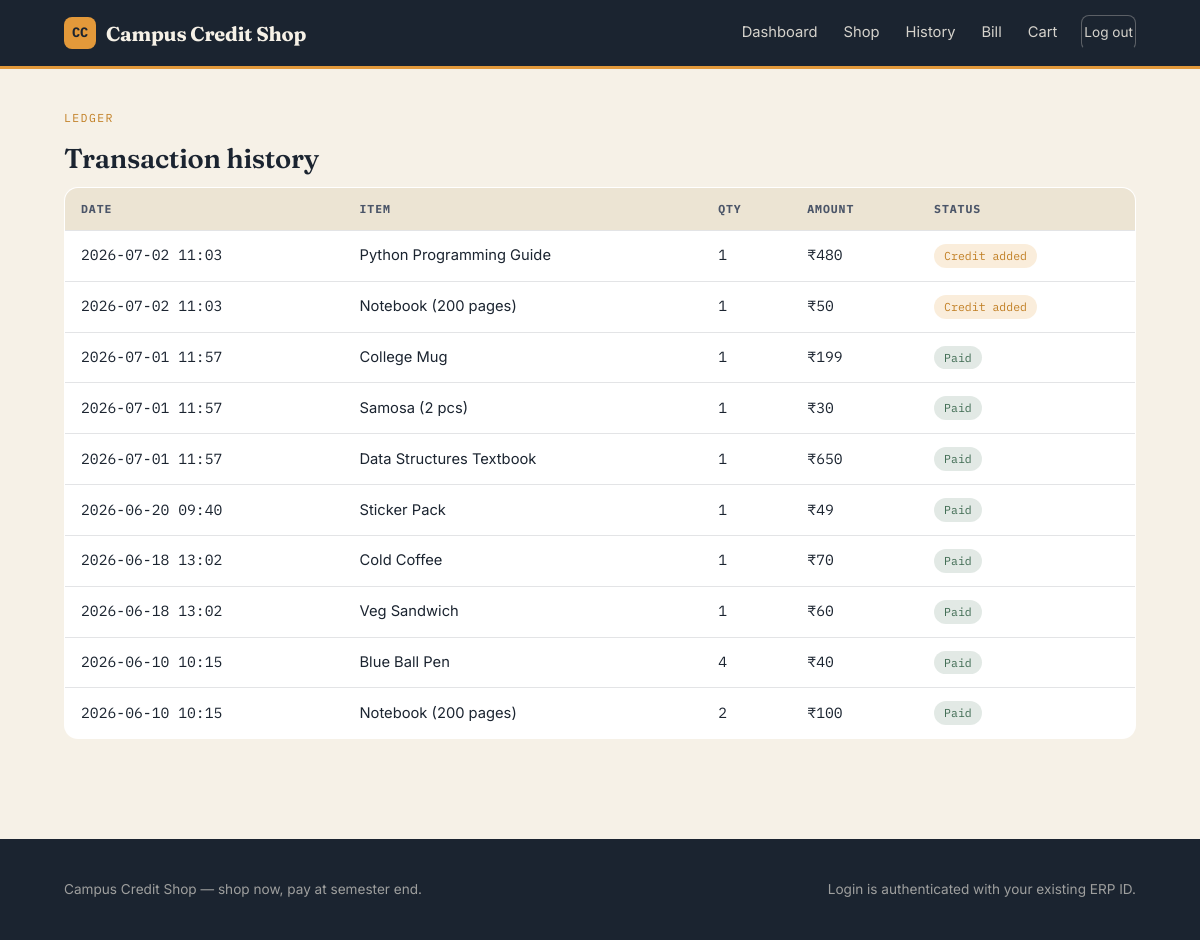
Page /transactions (signed in) on the committed database.
### tables this page shows
CREATE TABLE transactions (
            id INTEGER PRIMARY KEY AUTOINCREMENT,
            erp_id TEXT NOT NULL,
            product_name TEXT NOT NULL,
            qty INTEGER NOT NULL,
            amount REAL NOT NULL,
            billed INTEGER DEFAULT 0,
            created_at TEXT NOT NULL,
            FOREIGN KEY (erp_id) REFERENCES students(erp_id)
        );

### app.py (the view)
@app.route("/transactions")
@login_required
def transactions():
    db = get_db()
    rows = db.execute(
        "SELECT * FROM transactions WHERE erp_id = ? ORDER BY id DESC",
        (session["erp_id"],),
    ).fetchall()
    return render_template("transactions.html", rows=rows)

### app.py (called while the page is built)
def get_db():
    if "db" not in g:
        g.db = sqlite3.connect(DB_PATH)
        g.db.row_factory = sqlite3.Row
        g.db.execute("PRAGMA foreign_keys = ON")
    return g.db

def current_student():
    erp_id = session.get("erp_id")
    if not erp_id:
        return None
    db = get_db()
    return db.execute("SELECT * FROM students WHERE erp_id = ?", (erp_id,)).fetchone()

def login_required(view):
    from functools import wraps
    @wraps(view)
    def wrapped(*args, **kwargs):
        if not session.get("erp_id"):
            flash("Please log in with your ERP ID to continue.", "warning")
            return redirect(url_for("login"))
        return view(*args, **kwargs)
    return wrapped

@app.context_processor
def inject_globals():
    return {"cart_count": get_cart_count(), "student": current_student()}

def get_cart_count():
    erp_id = session.get("erp_id")
    if not erp_id:
        return 0
    db = get_db()
    row = db.execute(
        "SELECT COALESCE(SUM(qty),0) AS c FROM cart_items WHERE erp_id = ?", (erp_id,)
    ).fetchone()
    return row["c"] or 0

### templates/transactions.html (shortened to what this page needs)
{% extends "base.html" %}
{% block content %}
<section class="section-tight">
  <div class="container">
    <span class="eyebrow">Ledger</span>
    <h1 class="section-title">Transaction history</h1>
    {% if rows %}
    <table class="ledger-table">
      <thead>
        <tr><th>Date</th><th>Item</th><th>Qty</th><th>Amount</th><th>Status</th></tr>
      </thead>
      <tbody>
        {% for tx in rows %}
        <tr>
          <td class="mono">{{ tx.created_at }}</td>
          <td>{{ tx.product_name }}</td>
          <td class="mono">{{ tx.qty }}</td>
          <td class="mono">₹{{ "%.0f"|format(tx.amount) }}</td>
          <td>
            {% if tx.billed %}
              <span class="status-pill paid">Paid</span>
            {% else %}
              <span class="status-pill credit">Credit added</span>
            {% endif %}
          </td>
        </tr>
        {% endfor %}
      </tbody>
    </table>
    {% else %}
    <div class="empty-state">
      <span class="qi">📜</span>
      <p>No transactions yet.</p>
      <a href="{{ url_for('shop') }}" class="btn btn-primary mt-24">Browse the shop</a>
    </div>
    {% endif %}
  </div>
</section>
{% endblock %}

### static/css/style.css (style rules this page uses)
:root { --ink: #1b2430; --ink-soft: #29344a; --parchment: #f6f1e7; --parchment-dim: #ece4d3; --amber: #e3993a; --amber-dark: #c17f24; --forest: #3f6b52; --rust: #c1502e; --slate: #4b5568; --slate-light: #7c879a; --card-border: rgba(27, 36, 48, 0.12); --shadow: 0 10px 30px rgba(27, 36, 48, 0.08); --radius: 14px; --serif: "Fraunces", Georgia, serif; --sans: "Inter", -apple-system, BlinkMacSystemFont, "Segoe UI", sans-serif; --mono: "IBM Plex Mono", "SFMono-Regular", Consolas, monospace; }
* { box-sizing: border-box; }
html, body { margin: 0; padding: 0; background: var(--parchment); color: var(--ink); font-family: var(--sans); font-size: 16px; line-height: 1.55; }
h1, h2, h3, h4 { font-family: var(--serif); font-weight: 600; letter-spacing: -0.01em; margin: 0 0 0.4em; color: var(--ink); }
.container { max-width: 1120px; margin: 0 auto; padding: 0 24px; }
.section-tight { padding: 40px 0; }
.section-title { font-size: 1.7rem; margin-bottom: 8px; }
.eyebrow { font-family: var(--mono); text-transform: uppercase; letter-spacing: 0.12em; font-size: 0.72rem; color: var(--amber-dark); margin-bottom: 10px; display: block; }
.ledger-table { width: 100%; border-collapse: collapse; background: #fff; border-radius: var(--radius); overflow: hidden; border: 1px solid var(--card-border); }
.ledger-table th { text-align: left; font-family: var(--mono); font-size: 0.72rem; text-transform: uppercase; letter-spacing: 0.08em; color: var(--slate); background: var(--parchment-dim); padding: 12px 16px; }
.ledger-table td { padding: 13px 16px; border-top: 1px solid var(--card-border); font-size: 0.92rem; }
.ledger-table td.mono, .mono { font-family: var(--mono); }
.status-pill { display: inline-block; padding: 3px 10px; border-radius: 999px; font-size: 0.72rem; font-family: var(--mono); }
.status-pill.credit { background: rgba(227,153,58,0.18); color: var(--amber-dark); }
.status-pill.paid { background: rgba(63,107,82,0.15); color: var(--forest); }

### rows in the picture
transactions: created_at "2026-07-02 11:03", product_name "Python Programming Guide", qty "1", amount "480", billed "Credit added"
transactions: created_at "2026-07-02 11:03", product_name "Notebook (200 pages)", qty "1", amount "50", billed "Credit added"
transactions: created_at "2026-07-01 11:57", product_name "College Mug", qty "1", amount "199", billed "Paid"
transactions: created_at "2026-07-01 11:57", product_name "Samosa (2 pcs)", qty "1", amount "30", billed "Paid"
transactions: created_at "2026-07-01 11:57", product_name "Data Structures Textbook", qty "1", amount "650", billed "Paid"
transactions: created_at "2026-06-20 09:40", product_name "Sticker Pack", qty "1", amount "49", billed "Paid"
transactions: created_at "2026-06-18 13:02", product_name "Cold Coffee", qty "1", amount "70", billed "Paid"
transactions: created_at "2026-06-18 13:02", product_name "Veg Sandwich", qty "1", amount "60", billed "Paid"
transactions: created_at "2026-06-10 10:15", product_name "Blue Ball Pen", qty "4", amount "40", billed "Paid"
transactions: created_at "2026-06-10 10:15", product_name "Notebook (200 pages)", qty "2", amount "100", billed "Paid"
